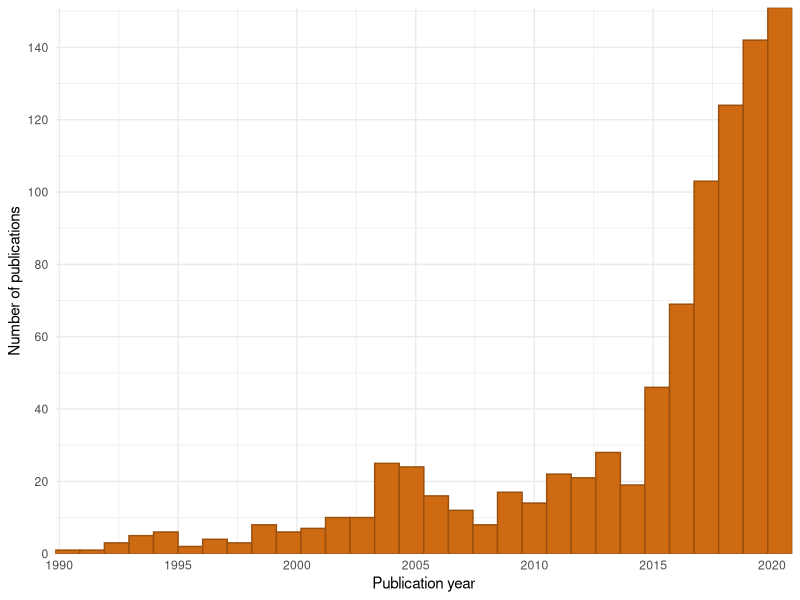
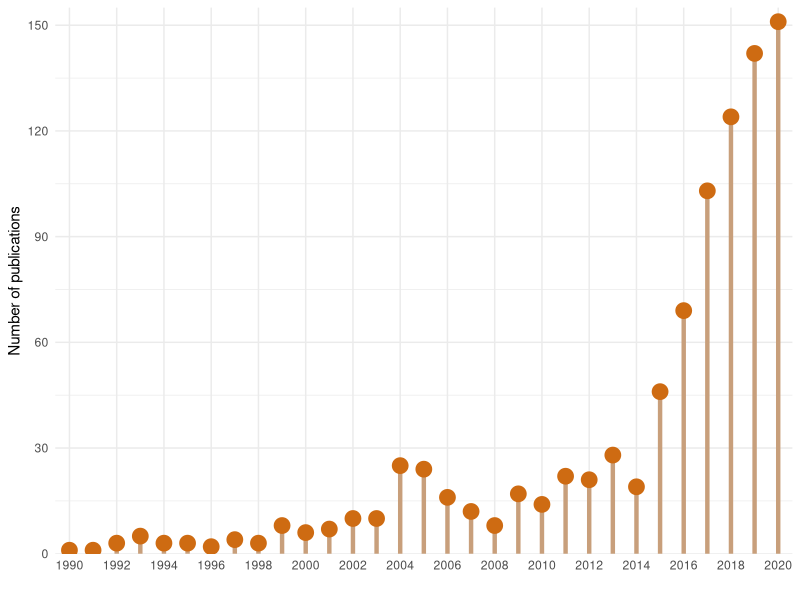
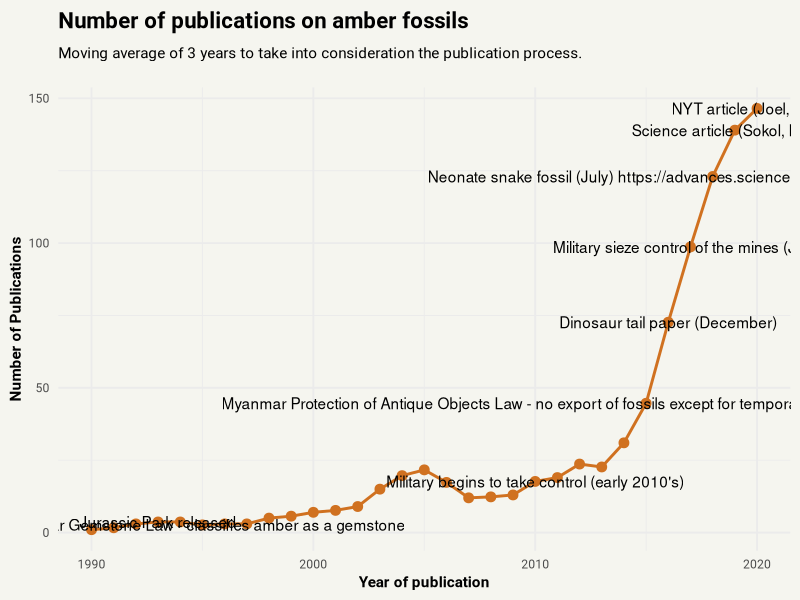
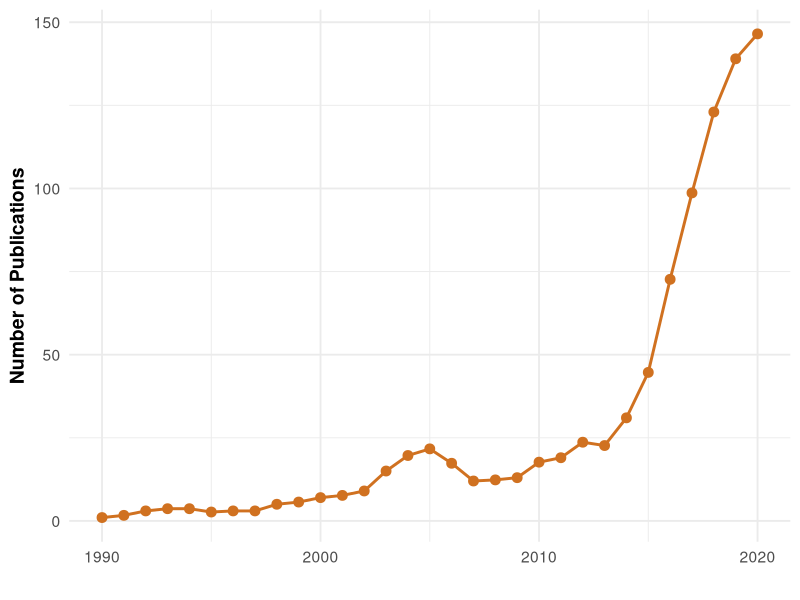
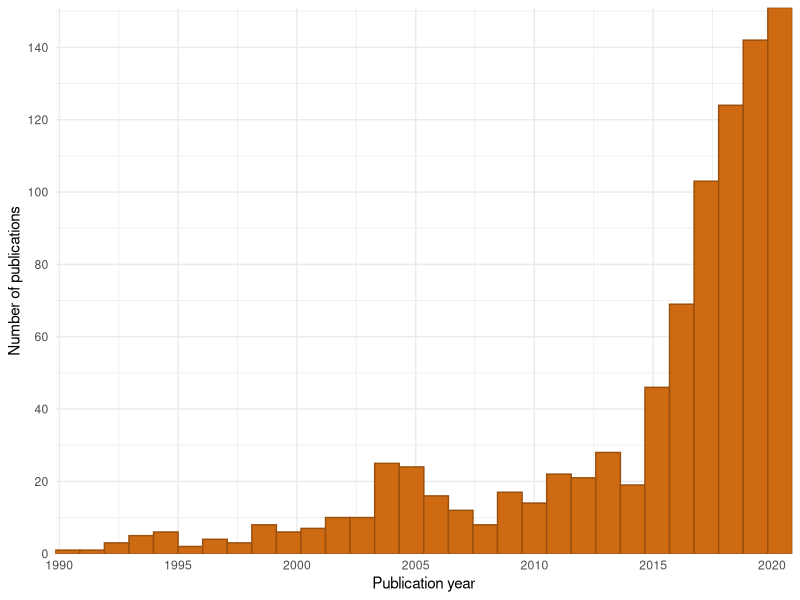
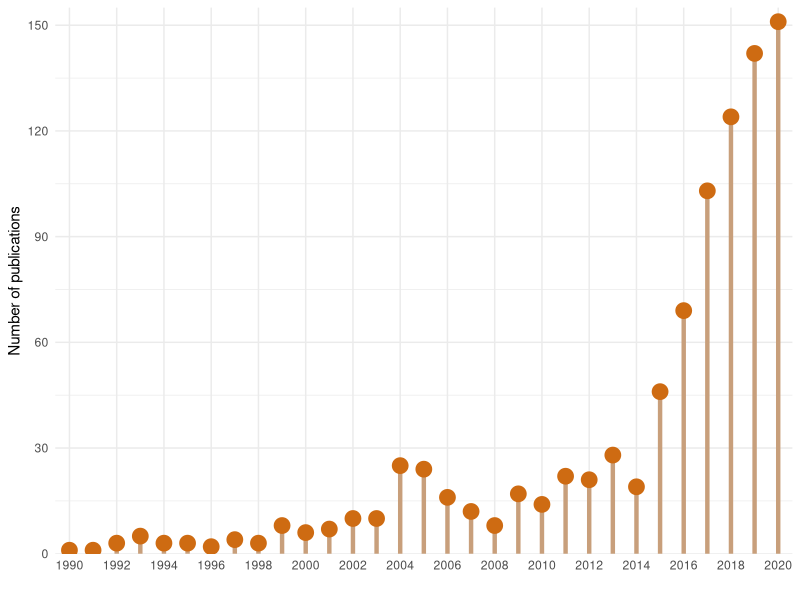
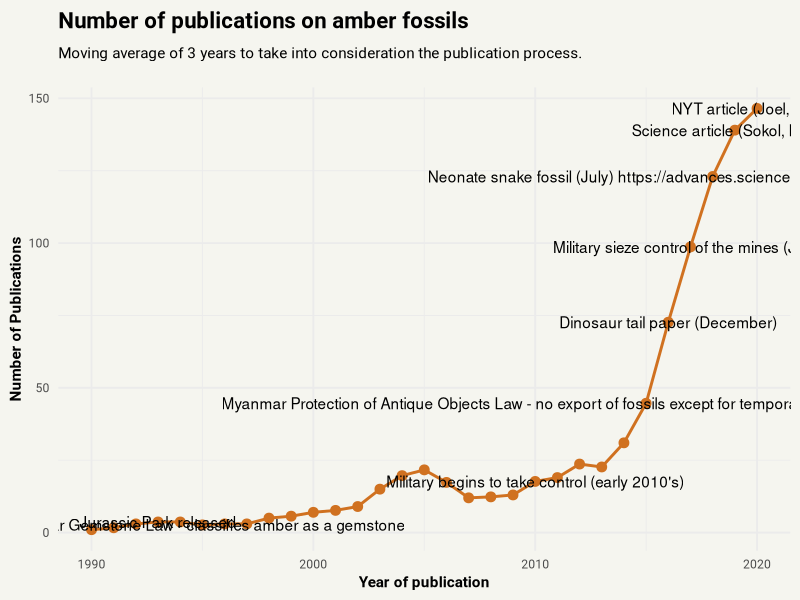
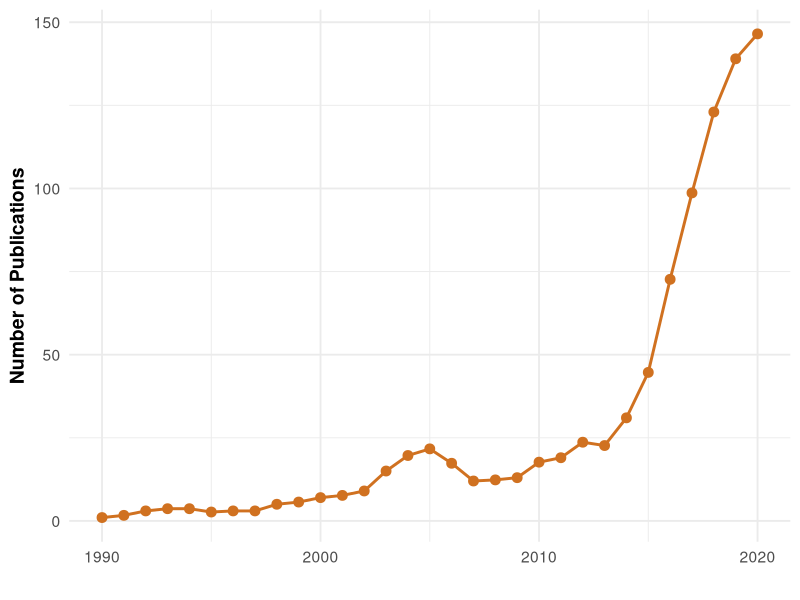

Write the R code that produced these figures, in order. (Note: this script raises an error after producing the figures.)
# _________________________
#
#  Web of Science data
#
# _________________________

library(tidyverse)

## Import full dataset
WOS_data <-  read.csv("./data/webofscience.csv", skip = 4, header = T)
glimpse(WOS_data) # have a peek


## Subset to last 30 years:
WOS_data_30 <- subset(WOS_data, Publication.Year >+ 1989)
#hist(WOS_data_30$Publication.Year, breaks = 30)


## Make it faaaaaaancy ;)

pubs_per_yr <- ggplot(data=WOS_data_30, aes(Publication.Year)) +
  geom_histogram(col="#9B4F0C", fill="#CE6B12", bins = 30) + # Canva social science lesson colour scheme
  theme_minimal() + labs(x = "Publication year", y = "Number of publications") +
  scale_x_continuous(breaks = seq(1990, 2020, 5), expand = c(0, 0)) +
  scale_y_continuous(breaks = seq(0, 144, 20), expand = c(0, 0))
pubs_per_yr
ggsave("./plots/pubs_per_yr_hist.pdf", plot = pubs_per_yr, width = 30, height = 12, units = "cm")



## Lollipop, lollipop, oh lolly lolly lollipop :)

## Get frequency table for publications per year
pubs_year <- as.data.frame(table(WOS_data_30$Publication.Year))
names(pubs_year)[1] <- "Year" # rename column headings
names(pubs_year)[2] <- "total_pubs"
head(pubs_year)


pubs_per_yr_lollipop <- ggplot(data=pubs_year, aes(x=Year, y = total_pubs)) +
  geom_segment(aes(x=Year, xend=Year, y = 0, yend = total_pubs), color="#C89F7B", size=1.5) +
  geom_point(colour = "#CE6B12", size = 5) + # Canva social science lesson colour scheme
  theme_minimal() + labs(x = "", y = "Number of publications") +
  scale_x_discrete(breaks = seq(1990, 2020, 2)) +
  scale_y_continuous(limits = c(0, 155), breaks = seq(0, 155, 30), expand = c(0, 0))
pubs_per_yr_lollipop

ggsave("./plots/pubs_per_yr_lollipop.pdf", plot = pubs_per_yr_lollipop, width = 25, height = 15, units = "cm")


#PaleoPercs
WOS_summary <- WOS_data_30 %>% group_by(Publication.Year) %>% 
  tally() %>% 
  mutate(ra = caTools::runmean(n, 3, alg="C"))

theme_set(theme_minimal(base_size=14) %+replace%
            theme(legend.title = element_text(
              face="bold"),
              text=element_text(family="Roboto"),
              axis.title = element_text(face="bold"),
              legend.position="bottom",
              plot.background = element_rect(fill="#f5f5ef", colour=NA),
              plot.title = element_text(face="bold", hjust=0, size=16))
)

timeline <- read.csv(file.path("data", "timeline.csv"))
timeline <- timeline[timeline$Events != "",]

timeline <- merge(WOS_summary, timeline[,c(1,2)], by.x="Publication.Year", by.y="Year")

google <- read.csv(file.path("data", "google_trends.csv"), skip=2)
colnames(google) <- c("Date", "Freq")
google$year <- gsub(".*/(\\d+{4})$", "\\1", google$Date)

google_summary <- google %>% group_by(year) %>% 
  summarise(n=sum(Freq))

ggplot(data=WOS_summary, aes(x=Publication.Year, y=ra)) + 
  geom_line(size=1, col="#d07120ff") + 
  geom_point(size=3, col="#d07120ff") +
  geom_text(data=timeline, aes(x=Publication.Year, y=ra, label=Events), inherit.aes = FALSE)+
  labs(x="Year of publication", 
       y="Number of Publications",
       subtitle = "\nMoving average of 3 years to take into consideration the publication process.\n") +
  ggtitle("Number of publications on amber fossils") 

ggsave(file.path("plots", "PaleoPercs_timeline.svg"), 
       w=8, h=5
)

## PalAss

theme_set(theme_minimal(base_size=14) %+replace%
            theme(legend.title = element_text(
              face="bold"),
              axis.title = element_text(face="bold"),
              legend.position="bottom",
              plot.title = element_text(face="bold", hjust=0, size=16))
)

ggplot(data=WOS_summary, aes(x=Publication.Year, y=ra)) + 
  geom_line(size=1, col="#d07120ff") + 
  geom_point(size=3, col="#d07120ff") +
  labs(x="", y="Number of Publications")

ggsave(file.path("plots", "PalAss_timeline.svg"), 
       w=10, h=5
)




# Funding

funding_organisations <- WOS_data_30[grep("amber", WOS_data_30$Article.Title),]$Funding.Orgs
funding_organisations <- funding_organisations[funding_organisations!= ""]
funding_organisations <- unlist(strsplit(funding_organisations, ";"))

funding_organisations <- gsub("(\\[.*\\])", "", funding_organisations) # remove funding numbers


funders <- data.frame(table(funding_organisations), stringsAsFactors = FALSE)
funders$funding_organisations <- as.character(funders$funding_organisations)

funders$country <- NA
funders$country[grep("China|Zhejiang|Chang-jiang|Shandong|CAS|Gansu|Tibet|Chinese|Beijing|Jiangsu|Shanghai|Capital Normal University|Guizhou|Nanjing|Guangzhou|Qingdao|Heibei", funders$funding_organisations)] <- "China"
funders$country[grep("Russia", funders$funding_organisations)] <- "Russia"
funders$country[grep("Japan", funders$funding_organisations)] <- "Japan"
funders$country[grep("DFG|Berlin|Alexander von Humboldt|German|Volkswagen", funders$funding_organisations)] <- "Germany"
funders$country[grep("Czech|Prague", funders$funding_organisations)] <- "Czechia"
funders$country[grep("Canada|Alberta", funders$funding_organisations)] <- "Canada"
funders$country[grep("Spain|Spanish", funders$funding_organisations)] <- "Spain"
funders$country[grep("NSF|U\\.S\\.|Utah|Paleontological Society|New York|Tennessee|US", funders$funding_organisations)] <- "USA"
funders$country[grep("Poland|Polish|Katowice", funders$funding_organisations)] <- "Poland"
funders$country[grep("CNRS|FNRS|Rennes|France|French", funders$funding_organisations)] <- "France"
funders$country[grep("Australia|Adelaide|Sydney", funders$funding_organisations)] <- "Australia"
funders$country[grep("CNPq|FAPESP", funders$funding_organisations)] <- "Brazil"
funders$country[grep("Slovak", funders$funding_organisations)] <- "Slovakia"
funders$country[grep("Europe", funders$funding_organisations)] <- "EU"
funders$country[grep("King Saud", funders$funding_organisations)] <- "Saudi Arabia"
funders$country[grep("KwaZulu", funders$funding_organisations)] <- "South Africa"
funders$country[grep("UNESCO", funders$funding_organisations)] <- "UN"
funders$country[grep("Hungar", funders$funding_organisations)] <- "Hungary"
funders$country[grep("HKU", funders$funding_organisations)] <- "Hong Kong"
funders$country[grep("Leban", funders$funding_organisations)] <- "Lebanon"


funders$funding_organisations[is.na(funders$country)]

#manual
write.csv(funders, file.path("output", "funding_organisations.csv"), row.names = FALSE)
